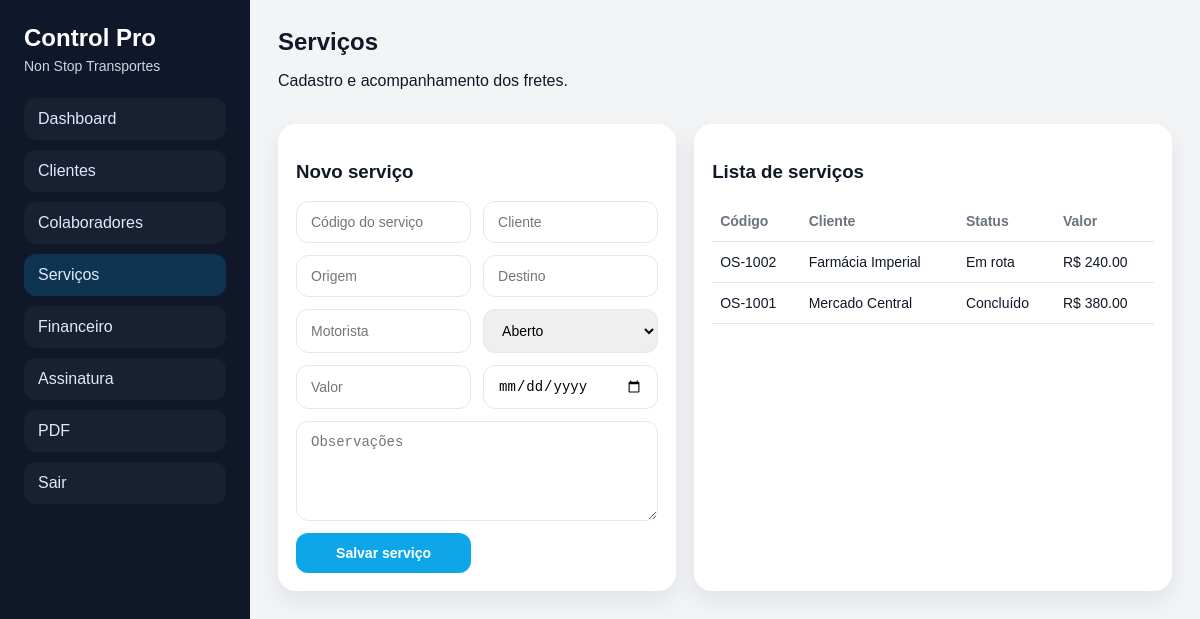
Page /servicos (signed in) on the committed database.
### tables this page shows
CREATE TABLE users (
                id INTEGER PRIMARY KEY AUTOINCREMENT,
                company_name TEXT NOT NULL,
                email TEXT UNIQUE NOT NULL,
                password TEXT NOT NULL,
                plan TEXT NOT NULL DEFAULT 'Profissional',
                status TEXT NOT NULL DEFAULT 'ativo',
                due_date TEXT NOT NULL,
                grace_days INTEGER NOT NULL DEFAULT 3,
                created_at TEXT NOT NULL DEFAULT CURRENT_TIMESTAMP
            );

CREATE TABLE services (
                id INTEGER PRIMARY KEY AUTOINCREMENT,
                service_code TEXT NOT NULL,
                client_name TEXT NOT NULL,
                origin TEXT NOT NULL,
                destination TEXT NOT NULL,
                driver_name TEXT,
                status TEXT NOT NULL,
                amount REAL NOT NULL DEFAULT 0,
                service_date TEXT NOT NULL,
                notes TEXT,
                created_at TEXT NOT NULL DEFAULT CURRENT_TIMESTAMP
            );

### main.py (the view)
@app.get("/servicos", response_class=HTMLResponse)
def services_page(request: Request, user: sqlite3.Row = Depends(require_active_user)):
    with closing(get_conn()) as conn:
        services = conn.execute("SELECT * FROM services ORDER BY id DESC").fetchall()
        clients = conn.execute("SELECT name FROM clients ORDER BY name").fetchall()
        drivers = conn.execute(
            "SELECT name FROM employees WHERE role LIKE '%Motorista%' ORDER BY name"
        ).fetchall()
    return templates.TemplateResponse(
        request=request,
        name="services.html",
        context=context(
            request,
            "servicos",
            user=user,
            services=services,
            clients=clients,
            drivers=drivers,
        ),
    )

### templates/services.html (shortened to what this page needs)
{% extends 'base.html' %}
{% block content %}
<header class="page-head"><div><h2>Serviços</h2><p>Cadastro e acompanhamento dos fretes.</p></div></header>
<section class="grid-two">
  <div class="card">
    <h3>Novo serviço</h3>
    <form method="post" class="grid-form">
      <input name="service_code" placeholder="Código do serviço" required />
      <input name="client_name" list="clientes" placeholder="Cliente" required />
      <input name="origin" placeholder="Origem" required />
      <input name="destination" placeholder="Destino" required />
      <input name="driver_name" list="motoristas" placeholder="Motorista" />
      <select name="status" required>
        <option>Aberto</option>
      </select>
      <input name="amount" type="number" step="0.01" placeholder="Valor" required />
      <input name="service_date" type="date" required />
      <textarea name="notes" placeholder="Observações"></textarea>
      <button type="submit">Salvar serviço</button>
    </form>
  </div>
  <div class="card">
    <h3>Lista de serviços</h3>
    <table>
      <thead><tr><th>Código</th><th>Cliente</th><th>Status</th><th>Valor</th></tr></thead>
      <tbody>
        {% for item in services %}
        <tr><td>{{ item['service_code'] }}</td><td>{{ item['client_name'] }}</td><td>{{ item['status'] }}</td><td>R$ {{ '%.2f'|format(item['amount']) }}</td></tr>
        {% endfor %}
      </tbody>
    </table>
  </div>
</section>
{% endblock %}

### templates/base.html (shortened to what this page needs)
<!DOCTYPE html>
<html lang="pt-BR">
<head>
  <link rel="stylesheet" href="/static/style.css" />
</head>
<body>
  {% if current_user %}
  <aside class="sidebar">
    <div>
      <h1>Control Pro</h1>
      <p class="subtitle">{{ current_user['company_name'] }}</p>
    </div>
    <nav>
      <a href="/dashboard" class="{% if page == 'dashboard' %}active{% endif %}">Dashboard</a>
      <a href="/clientes" class="{% if page == 'clientes' %}active{% endif %}">Clientes</a>
      <a href="/colaboradores" class="{% if page == 'colaboradores' %}active{% endif %}">Colaboradores</a>
      <a href="/servicos" class="{% if page == 'servicos' %}active{% endif %}">Serviços</a>
      <a href="/financeiro" class="{% if page == 'financeiro' %}active{% endif %}">Financeiro</a>
      <a href="/assinatura" class="{% if page == 'assinatura' %}active{% endif %}">Assinatura</a>
      <a href="/relatorios/servicos.pdf" target="_blank">PDF</a>
      <a href="/logout">Sair</a>
    </nav>
  </aside>
  {% endif %}
  <main class="main {% if not current_user %}full{% endif %}">
    {% block content %}{% endblock %}
  </main>
</body>
</html>

### static/style.css (style rules this page uses)
:root { --bg: #0f172a; --panel: #111827; --card: #ffffff; --text: #111827; --muted: #6b7280; --line: #e5e7eb; --primary: #0ea5e9; --danger: #dc2626; --warning: #d97706; --success: #16a34a; }
* { box-sizing: border-box; }
body { margin: 0; font-family: Arial, Helvetica, sans-serif; background: #f3f4f6; color: var(--text); display: flex; min-height: 100vh; }
.sidebar { width: 250px; background: linear-gradient(180deg, #0f172a, #111827); color: white; padding: 24px; display: flex; flex-direction: column; gap: 24px; }
.sidebar h1 { margin: 0; font-size: 24px; }
.subtitle { color: #cbd5e1; margin: 6px 0 0; font-size: 14px; }
.sidebar nav { display: flex; flex-direction: column; gap: 10px; }
.sidebar a { color: #dbeafe; text-decoration: none; padding: 12px 14px; border-radius: 12px; background: rgba(255,255,255,0.04); }
.sidebar a.active, .sidebar a:hover { background: rgba(14,165,233,0.2); }
.main { flex: 1; padding: 28px; }
.page-head { display: flex; justify-content: space-between; align-items: center; margin-bottom: 18px; }
.page-head h2 { margin: 0 0 4px; }
.card { background: var(--card); border-radius: 18px; padding: 18px; box-shadow: 0 10px 24px rgba(15, 23, 42, 0.08); }
.grid-two { display: grid; grid-template-columns: 1fr 1.2fr; gap: 18px; }
.grid-form { display: grid; grid-template-columns: 1fr 1fr; gap: 12px; }
input, textarea, select, button { width: 100%; border: 1px solid var(--line); border-radius: 12px; padding: 12px 14px; font-size: 14px; }
textarea { min-height: 100px; grid-column: 1 / -1; resize: vertical; }
button { background: var(--primary); color: white; border: none; cursor: pointer; font-weight: bold; }
table { width: 100%; border-collapse: collapse; }
th, td { text-align: left; padding: 12px 8px; border-bottom: 1px solid var(--line); font-size: 14px; }
th { color: var(--muted); }

### rows in the picture
users: company_name "Non Stop Transportes"
services: service_code "OS-1002", client_name "Farmácia Imperial", status "Em rota", amount "240.00"
services: service_code "OS-1001", client_name "Mercado Central", status "Concluído", amount "380.00"
